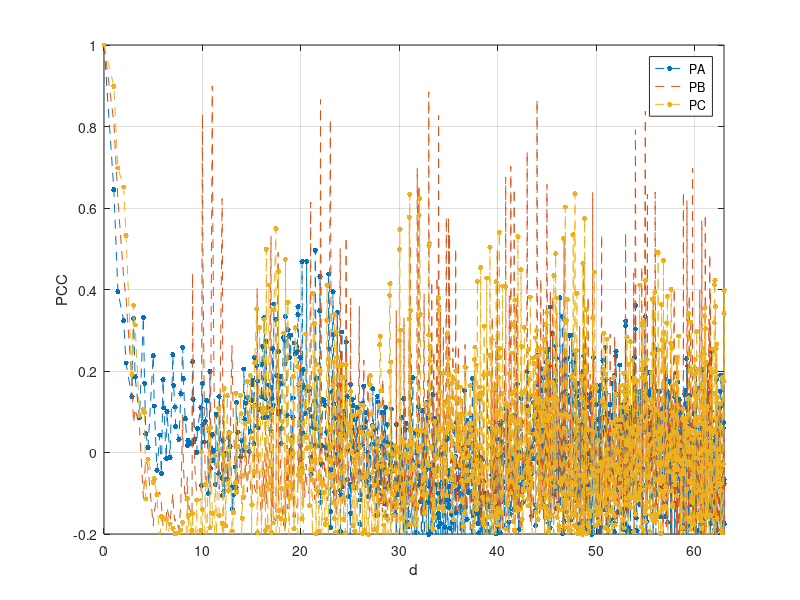
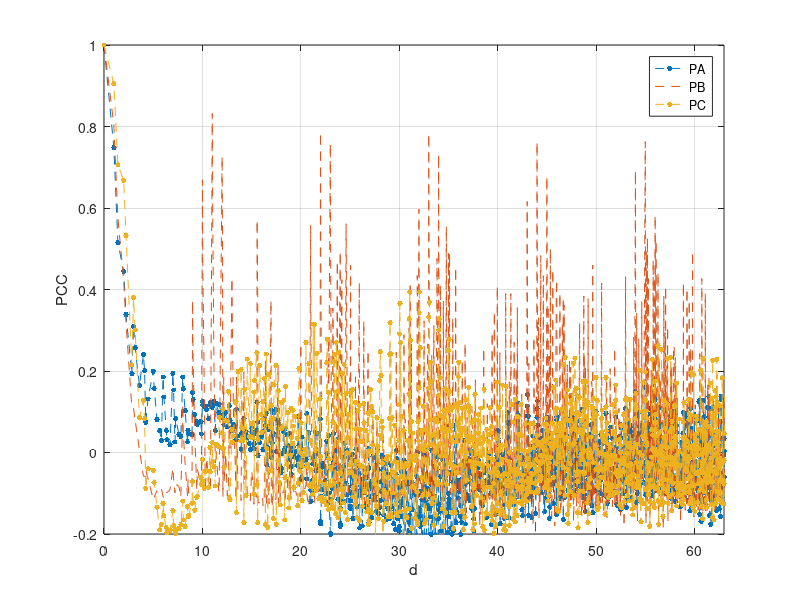
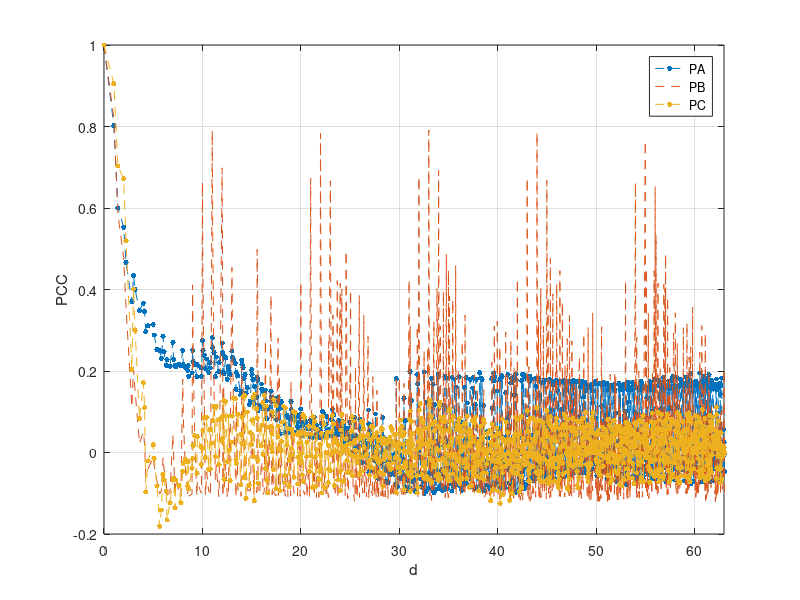
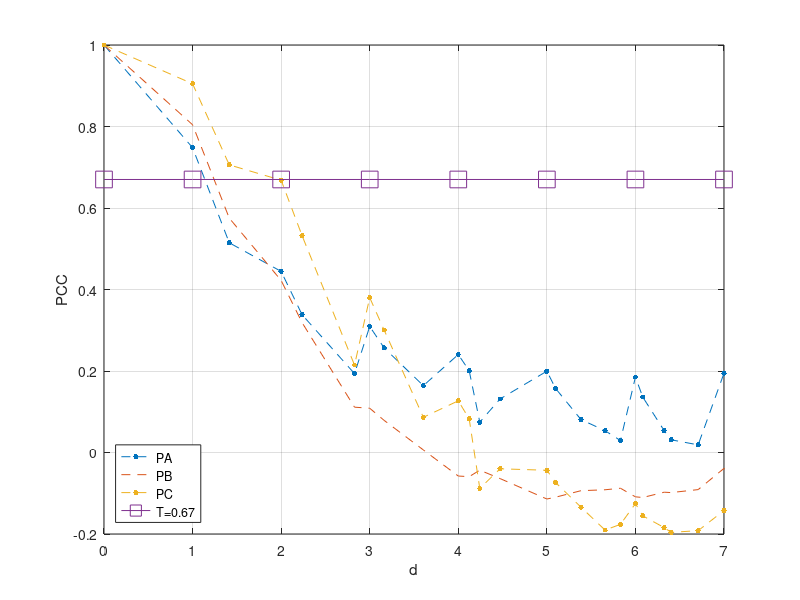

Recreate these plots in MATLAB, in order.
%%%%%%%%%%%%%%%%%%%
clear all
close all
FONTSIZE=20;
L=24;
MARKERSIZE=12;

%%%%%%%%%%%%%%%%%%%%%%%%%%%%%%%%%%%%%%%%%%%%%%%%%%%%%%%%%%%%%%%%%%%%%%%%%%%%%%%%
%clear XA CA XB CB XC CC
load('corr_wize16.dat');

figure;
plot(XA,CA,'--.','markersize',MARKERSIZE,XB,CB,'--','markersize',MARKERSIZE,XC,CC,'--.','markersize',MARKERSIZE);
xlabel('d');
xlim([0 63])
ylim([-0.2 1.0])
ylabel('PCC');
grid
legend('PA','PB','PC')
hf1=gcf;

%%%%%%%%%%%%%%%%%%%%%%%%%%%%%%%%%%%%%%%%%%%%%%%%%%%%%%%%%%%%%%%%%%%%%%%%%%%%%%%%
clear XA CA XB CB XC CC
load('corr_wize32.dat');

figure;
plot(XA,CA,'--.','markersize',MARKERSIZE,XB,CB,'--','markersize',MARKERSIZE,XC,CC,'--.','markersize',MARKERSIZE);
xlabel('d');
xlim([0 63])
ylim([-0.2 1.0])
ylabel('PCC');
grid
legend('PA','PB','PC')
hf2=gcf;

%%%%%%%%%%%%%%%%%%%%%%%%%%%%%%%%%%%%%%%%%%%%%%%%%%%%%%%%%%%%%%%%%%%%%%%%%%%%%%%%
clear XA CA XB CB XC CC
load('corr_wize64.dat');

figure;
plot(XA,CA,'--.','markersize',MARKERSIZE,XB,CB,'--','markersize',MARKERSIZE,XC,CC,'--.','markersize',MARKERSIZE);
xlabel('d');
xlim([0 63])
ylim([-0.2 1.0])
ylabel('PCC');
grid
legend('PA','PB','PC')
hf3=gcf;

%%%%%%%%%%%%%%%%%%%%%%%%%%%%%%%%%%%%%%%%%%%%%%%%%%%%%%%%%%%%%%%%%%%%%%%%%%%%%%%%
%%%%%%%%%%%%%%%%%%%%%%%%%%%%%%%%%%%%%%%%%%%%%%%%%%%%%%%%%%%%%%%%%%%%%%%%%%%%%%%%
%%%%%%%%%%%%%%%%%%%%%%%%%%%%%%%%%%%%%%%%%%%%%%%%%%%%%%%%%%%%%%%%%%%%%%%%%%%%%%%%
clear XA CA XB CB XC CC

load('corr_wize32.dat');

figure;
plot(XA,CA,'--.','markersize',MARKERSIZE,XB,CB,'--','markersize',MARKERSIZE,XC,CC,'--.','markersize',MARKERSIZE,[0:7],0.67*ones(1,8),'-s','markersize',MARKERSIZE);
xlabel('d');
xlim([0 7])
ylim([-0.2 1.0])
ylabel('PCC');
grid
legend('PA','PB','PC','T=0.67','location','southwest')
hf4=gcf;


%%%%%%%%%%%%%%%%%%%%%%%%%%%%%%%%%%%%%%%%%%%%%%%%%%%%%%%%%%%%%%%%%%%%%%%%%%%%%%%%
print(hf1,'image_plot-16.eps','-deps','-tight',['-F:',int2str(FONTSIZE)]);
print(hf2,'image_plot-32.eps','-deps','-tight',['-F:',int2str(FONTSIZE)]);
print(hf3,'image_plot-64.eps','-deps','-tight',['-F:',int2str(FONTSIZE)]);

print(hf4,'image_plot-32zoom.eps','-deps','-tight',['-F:',int2str(FONTSIZE)]);
